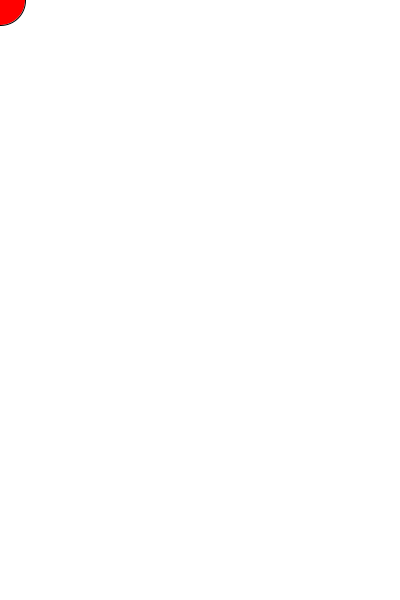
Frame 1 (no input)
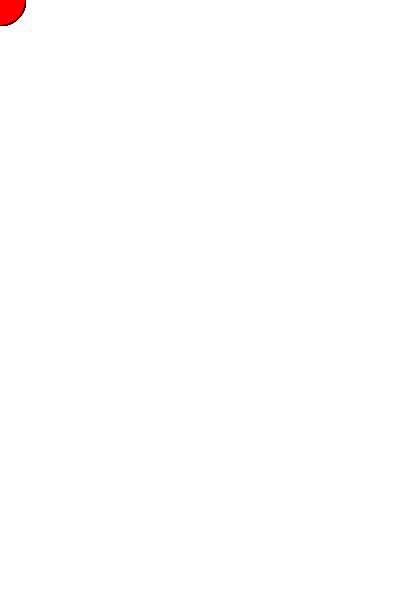
Frame 60 (the mouse pressed at the canvas centre just before this capture)
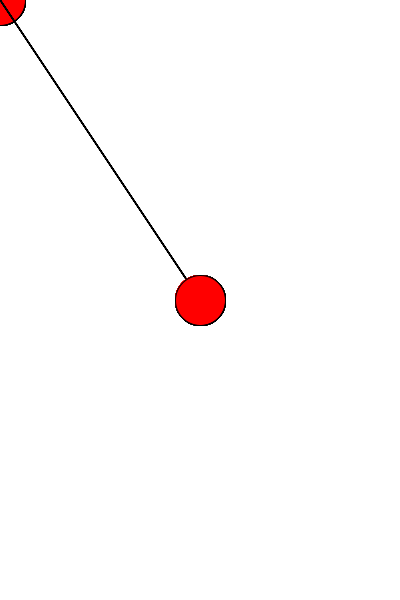
Frame 120 (the mouse held since frame 60 and released just before this capture)

The Processing sketch that drew these frames (run headless with seeded random() and noise(); from frame 60 on, the mouse is pressed at the canvas centre):

// Processing sketch: processing_98500
// ── processing_98500.pde

void setup()
{ 
  size(400, 600);
  background(255, 255, 255);
  smooth(); 
  frameRate(60);
} 
void draw() 
{ 
  line( 0, 0, mouseX, mouseY );
  fill( 255, 0, 0 );
  ellipse( mouseX, mouseY, 50, 50 );
}
